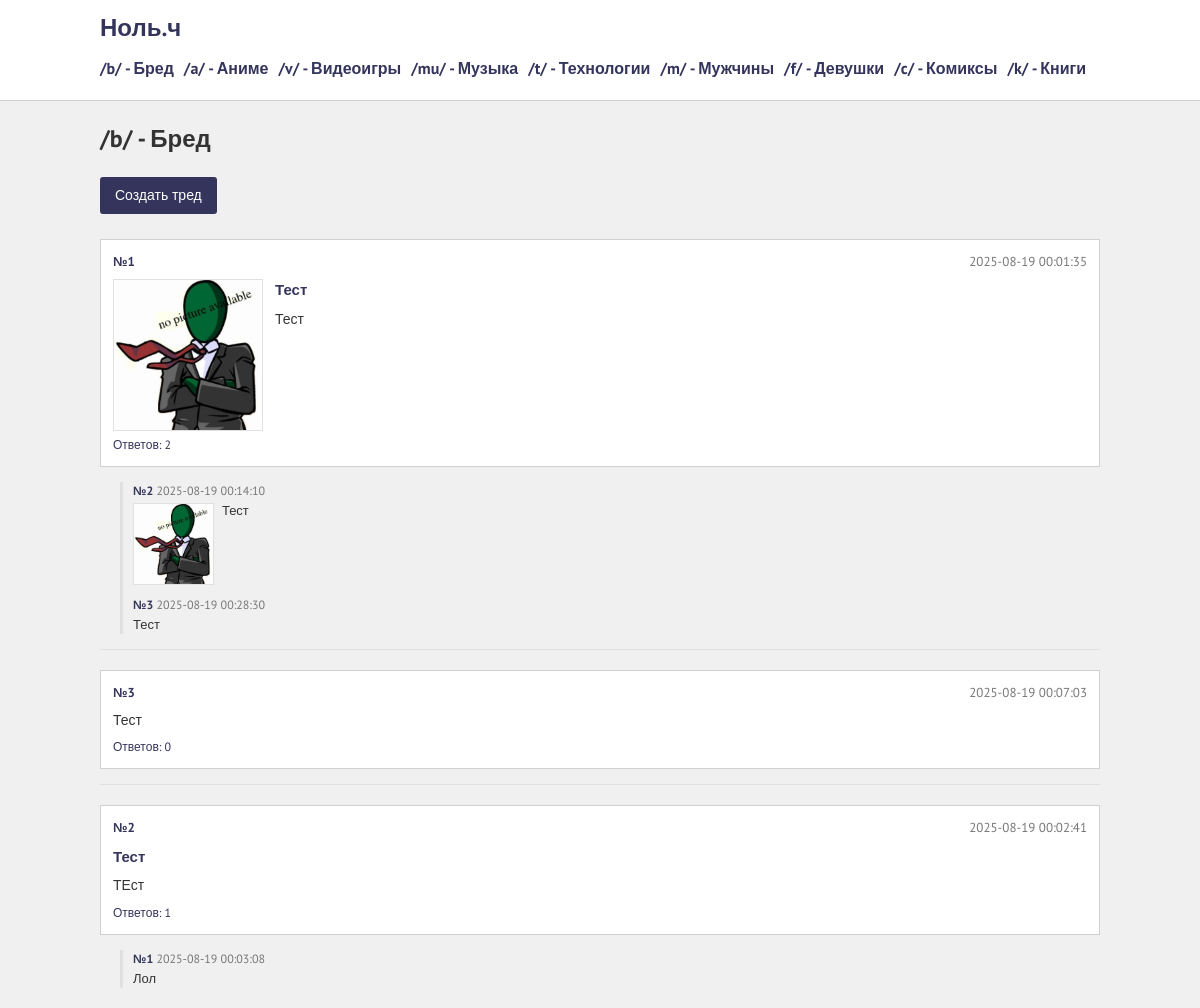
The page /b/ on the database as committed earlier.
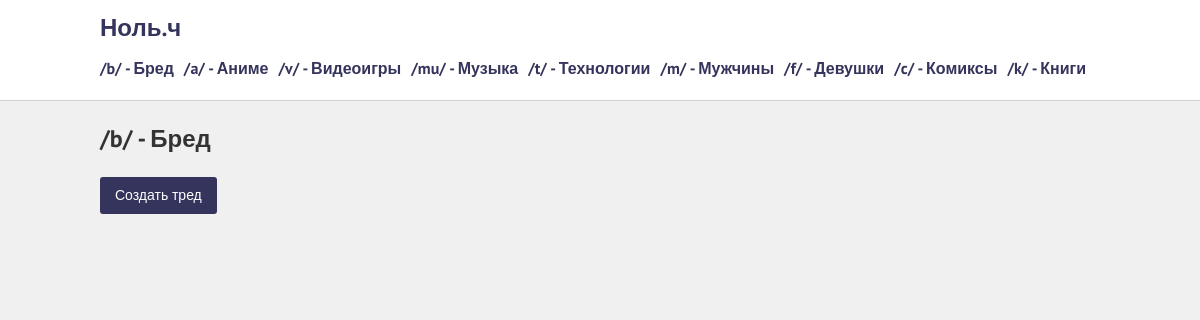
The same page on the database as committed later.
### tables this page shows
CREATE TABLE threads (
            id INTEGER PRIMARY KEY AUTOINCREMENT,
            board TEXT,
            title TEXT,
            content TEXT,
            image TEXT,
            created_at TEXT,
            bump_time TEXT
        );

CREATE TABLE replies (
            id INTEGER PRIMARY KEY AUTOINCREMENT,
            thread_id INTEGER,
            content TEXT,
            image TEXT,
            created_at TEXT,
            FOREIGN KEY(thread_id) REFERENCES threads(id)
        );

### app.py (the view)
@app.route("/<board>/")
def board(board):
    if board not in app.config["BOARDS"]:
        return redirect(url_for("index"))
    with sqlite3.connect("threads.db") as conn:
        c = conn.cursor()
        c.execute("SELECT * FROM threads WHERE board=? ORDER BY bump_time DESC LIMIT 10", (board,))
        threads = c.fetchall()
        enriched_threads = []
        for thread in threads:
            c.execute("SELECT COUNT(*) FROM replies WHERE thread_id=?", (thread[0],))
            reply_count = c.fetchone()[0]
            c.execute("SELECT * FROM replies WHERE thread_id=? ORDER BY id ASC LIMIT 3", (thread[0],))
            last_replies = c.fetchall()
            thread_data = {
                'id': thread[0],
                'board': thread[1],
                'title': thread[2],
                'content': thread[3],
                'image': thread[4],
                'created_at': thread[5],
                'bump_time': thread[6],
                'reply_count': reply_count,
                'last_replies': last_replies
            }
            enriched_threads.append(thread_data)
    return render_template("board.html",
                           board=board,
                           board_name=app.config["BOARDS"][board],
                           threads=enriched_threads)

### templates/board.html (shortened to what this page needs)
{% extends "base.html" %}
{% block content %}
    <h2>/{{ board }}/ - {{ board_name }}</h2>
    <a href="{{ url_for('create_thread', board=board) }}" class="button">Создать тред</a>
    <div class="threads-list">
        {% for thread in threads %}
            <div class="thread-container">
                <div class="post">
                    <div class="post-header">
                        <span class="post-id">№{{ thread.id }}</span>
                        <span>{{ thread.created_at }}</span>
                    </div>
                    {% if thread.image %}
                        <img src="{{ url_for('uploaded_file', filename=thread.image) }}" class="post-image" alt="">
                    {% endif %}
                    <div class="thread-title">{{ thread.title }}</div>
                    <div class="post-content">{{ thread.content }}</div>
                    <div class="replies-count">
                        <a href="{{ url_for('thread', thread_id=thread.id) }}">Ответов: {{ thread.reply_count }}</a>
                    </div>
                </div>
                {% if thread.last_replies %}
                <div class="last-replies">
                    {% for reply in thread.last_replies %}
                        <div class="reply-post">
                            <div class="reply-header">
                                <span class="post-id">№{{ reply[0] }}</span>
                                <span>{{ reply[4] }}</span>
                            </div>
                            <div class="reply-content">
                                {% if reply[3] %}
                                    <img src="{{ url_for('uploaded_file', filename=reply[3]) }}"
                                         class="reply-image"
                                         alt="">
                                {% endif %}
                                {{ reply[2] }}
                            </div>
                        </div>
                    {% endfor %}
                </div>
                {% endif %}
                <div class="thread-divider"></div>
            </div>
        {% endfor %}
    </div>
{% endblock %}

### templates/base.html (shortened to what this page needs)
<!DOCTYPE html>
<html lang="ru">
<head>
</head>
<body>
    <header>
        <div class="container">
            <h1 class="header-title">Ноль.ч</h1>
            <nav class="board-list">
                {% for board_code, board_name in config.BOARDS.items() %}
                    <a href="{{ url_for('board', board=board_code) }}" class="board-link">/{{ board_code }}/ - {{ board_name }}</a>
                {% endfor %}
            </nav>
        </div>
    </header>
    <main class="container">
        {% block content %}{% endblock %}
    </main>
</body>
</html>

### templates/base.html (style rules this page uses)
:root { --bg-color: #f0f0f0; --post-bg: #ffffff; --border-color: #d0d0d0; --text-color: #333333; --link-color: #34345c; --quote-color: #789922; --highlight-color: #f5f5dc; }
body { font-family: 'PT Sans', sans-serif; background-color: var(--bg-color); color: var(--text-color); margin: 0; padding: 0; line-height: 1.5; }
.container { max-width: 1000px; margin: 0 auto; padding: 0 10px; }
header { background-color: #fff; border-bottom: 1px solid var(--border-color); padding: 10px 0; margin-bottom: 20px; }
.header-title { font-size: 24px; font-weight: bold; color: var(--link-color); margin: 0; }
.board-list { display: flex; flex-wrap: wrap; gap: 10px; margin: 10px 0; }
.board-link { color: var(--link-color); text-decoration: none; font-weight: bold; }
.button { display: inline-block; background-color: #34345c; color: white; padding: 8px 15px; margin-bottom: 15px; text-decoration: none; border-radius: 3px; font-size: 14px; }

Rows that differ between the two databases and show on the page:
removed threads: id "1", created_at "2025-08-19 00:01:35", image (picture), title "Тест", content "Тест", reply_count "2"
removed replies: id "2", created_at "2025-08-19 00:14:10", image (picture), content "Тест", shown under "1"
removed replies: id "3", created_at "2025-08-19 00:28:30", content "Тест", shown under "1"
removed threads: id "3", created_at "2025-08-19 00:07:03", content "Тест", reply_count "0"
removed threads: id "2", created_at "2025-08-19 00:02:41", title "Тест", content "ТЕст", reply_count "1"
removed replies: id "1", created_at "2025-08-19 00:03:08", content "Лол", shown under "2"
